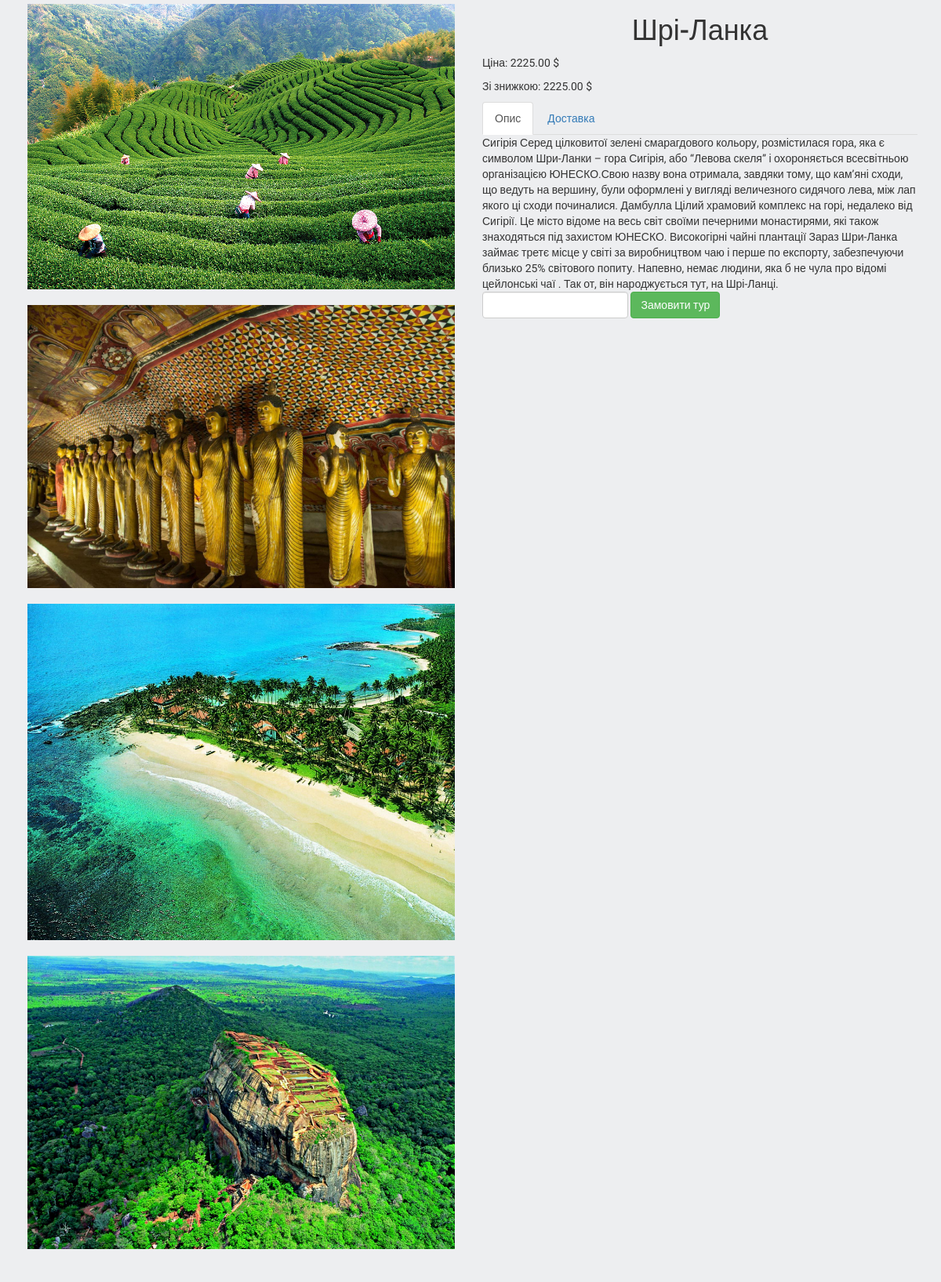
Page /product/10/ on the committed database.
### products/models.py (models this page shows, shortened)
class ProductImage(models.Model):
    product = models.ForeignKey(Product, blank=True, null=True,default=None)
    image = models.ImageField(upload_to='')
    is_main = models.BooleanField(default=False)
    is_active = models.BooleanField(default=True)
    created = models.DateTimeField(auto_now_add=True, auto_now=False)
    update = models.DateTimeField(auto_now_add=False, auto_now=True)
    class Meta:
        verbose_name = 'Фотографія'
        verbose_name_plural = 'Фотографії'

class Product(models.Model):
    name = models.CharField(max_length=64, blank=True,null=True,default=None)
    price = models.DecimalField(max_digits=10, decimal_places=2, default=0)
    discount = models.IntegerField(default=0)
    price_discount = models.DecimalField(max_digits=10, decimal_places=2, default=0)
    type = models.ForeignKey(ProductCategory,blank=True,null=True,default=None)
    short_description = models.TextField(blank=True, null=True, default = None)
    description = models.TextField(blank=True, null=True, default = None)
    is_active = models.BooleanField(default=True)
    created = models.DateTimeField(auto_now_add=True, auto_now=False)
    update = models.DateTimeField(auto_now_add=False, auto_now=True)
    class Meta:
        verbose_name = 'Товар'
        verbose_name_plural = 'Товари'

### products/views.py (the view)
# urls.py: url(r'^product/(?P<product_id>\w+)/$', views.product, name='product'),
def product(request, product_id):
    product = Product.objects.get(id=product_id)
    return render(request, 'products/product.html', locals())

### templates/products/product.html (shortened to what this page needs)
{% extends 'base.html' %}
{% load static %}
{% block content %}
    <div class="container">
        <div class="row">
            <div class="col-lg-6">
                {% for image_item in product.productimage_set.all %}
                    <div class="product-image-item">
                        <img src="{{ image_item.image.url }}" class="img-responsive">
                    </div>
                {% endfor %}
            </div>
            <div class="col-lg-6">
                <h1 class="text-center">
                    {{ product.name }}
                </h1>
                <div class="">
                    <p>
                        Ціна: {{ product.price }}  $
                    </p>
                    <p>
                      Зі знижкою: {{product.price_discount}} $
                    </p>
                </div>
                <div>
                      <ul class="nav nav-tabs" role="tablist">
                        <li role="presentation" class="active">
                            <a href="#description" aria-controls="home" role="tab" data-toggle="tab">
                                Опис
                            </a>
                        </li>
                        <li role="presentation">
                            <a href="#delivery" aria-controls="profile" role="tab" data-toggle="tab">
                                Доставка
                            </a>
                        </li>
                      </ul>
                      <div class="tab-content product-description-tabs">
                        <div role="tabpanel" class="tab-pane active" id="description">
                            {{ product.description }}
                        </div>
                      </div>
                      <div>
                              <form id="form_buying_product" class="form-inline">
                                  <div class="form-group">
                                       <input type="number" class="form-control" name="number" id="number">
                                  </div>
                                      <div class="form-group">
                                          <button type="submit" id="submit_btn" class="btn btn-success btn-buy"
                                            data-product_id = "{{product.id}}"
                                            data-name = "{{product.name}}"
                                            data-price = '{{product.price}}'
                                          >
                                              Замовити тур
                                          </button>
                                      </div>
                              </form>
                          </div>
                </div>
            </div>
        </div>
    </div>
{% endblock %}

### templates/base.html (shortened to what this page needs)
{% load static %}
<!DOCTYPE html>
<html lang='en'>
<head>
    <link rel="stylesheet" href="https://cdnjs.cloudflare.com/ajax/libs/twitter-bootstrap/3.3.6/css/bootstrap.min.css">
    <link rel="stylesheet" href="{% static 'style.css' %}">
</head>
<body>
  <div class='wrapper'>
    <div class="wrapper-content">
      {%block content%}
      {%endblock content%}
  </div>
</div>
</body>
</html>

### static/style.css (style rules this page uses)
html, body { height: 100%; max-height: 100%; font-family: 'Roboto', sans-serif; background-color: #edeef0; }
.wrapper { min-height: 100%; }
.wrapper-content { overflow: auto; padding-bottom: 180px; }
.product-image-item { padding: 5px; margin-bottom: 10px; }

### rows in the picture
ProductImage: image (picture)
ProductImage: image (picture)
ProductImage: image (picture)
ProductImage: image (picture)
Product: name "Шрі-Ланка", price "2225.00", price_discount "2225.00", description "Сигірія Серед цілковитої зелені смарагдового кольору, розмістилася гора, яка є символом Шри-Ланки – гора Сигірія, або “Левова скеля” і охороняється всесвітньою організацією ЮНЕСКО.Свою назву вона отримала, завдяки тому, що кам’яні сходи, що ведуть на вершину, були оформлені у вигляді величезного сидячого лева, між лап якого ці сходи починалися. Дамбулла Цілий храмовий комплекс на горі, недалеко від Сигірії. Це місто відоме на весь світ своїми печерними монастирями, які також знаходяться під захистом ЮНЕСКО. Високогірні чайні плантації Зараз Шри-Ланка займає третє місце у світі за виробництвом чаю і перше по експорту, забезпечуючи близько 25% світового попиту. Напевно, немає людини, яка б не…"
